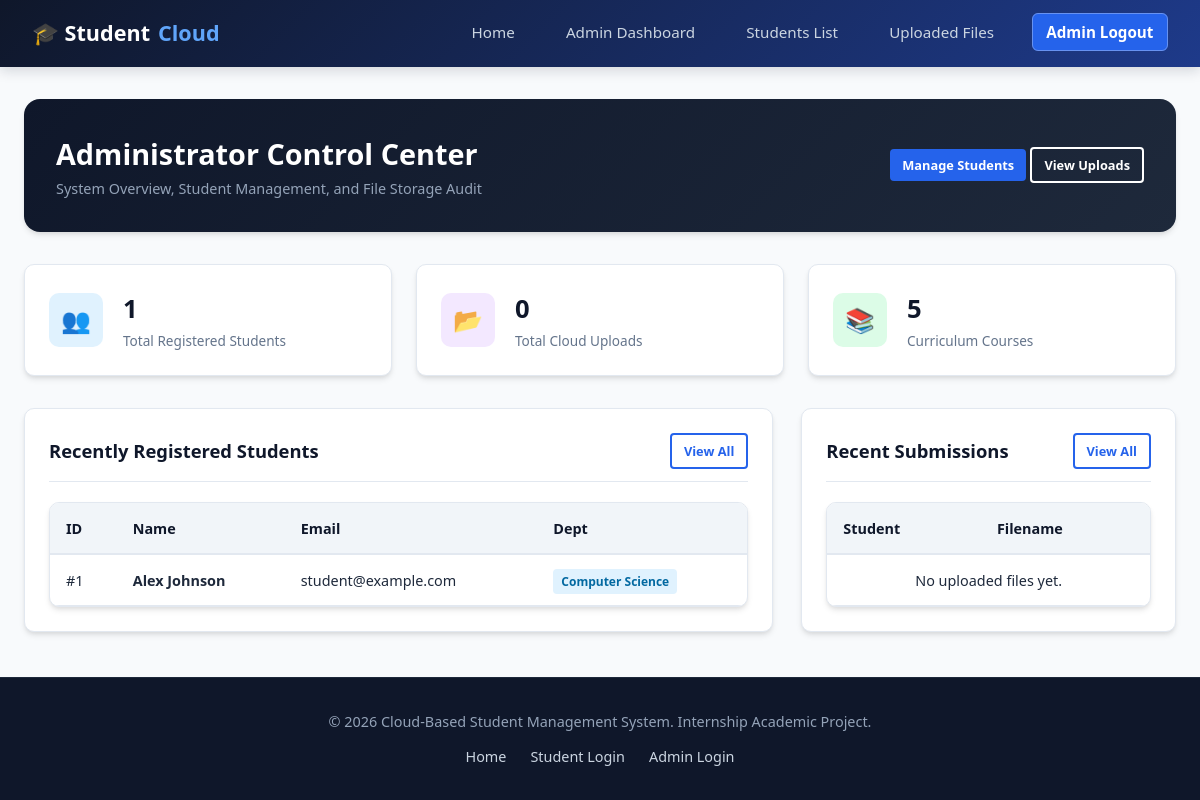
Screenshot of /admin/dashboard (signed in) with the database file from the repository.
### tables this page shows
CREATE TABLE students (
    id INTEGER PRIMARY KEY AUTOINCREMENT,
    name TEXT NOT NULL,
    email TEXT UNIQUE NOT NULL,
    password TEXT NOT NULL,
    department TEXT DEFAULT 'Computer Science',
    year INTEGER DEFAULT 1,
    course TEXT DEFAULT 'B.Tech Computer Science',
    progress INTEGER DEFAULT 0
);

### routes/admin.py (the view)
    def wrapper(*args, **kwargs):
        if session.get('role') != 'admin':
            flash('Administrator authentication required.', 'warning')
            return redirect(url_for('auth.admin_login'))
        return func(*args, **kwargs)

### database/models.py (called while the page is built)
def get_db_connection():
    conn = sqlite3.connect(DB_PATH)
    conn.row_factory = sqlite3.Row
    return conn

def get_all_students():
    conn = get_db_connection()
    students = conn.execute("SELECT * FROM students ORDER BY id DESC").fetchall()
    conn.close()
    return students

def get_all_courses():
    conn = get_db_connection()
    courses = conn.execute("SELECT * FROM courses ORDER BY id ASC").fetchall()
    conn.close()
    return courses

def get_all_uploads():
    conn = get_db_connection()
    query = """
        SELECT u.*, s.name as student_name, s.email as student_email
        FROM uploads u
        JOIN students s ON u.student_id = s.id
        ORDER BY u.upload_date DESC
    """
    uploads = conn.execute(query).fetchall()
    conn.close()
    return uploads

### routes/admin.py (called while the page is built)
def admin_required(func):
    def wrapper(*args, **kwargs):
        if session.get('role') != 'admin':
            flash('Administrator authentication required.', 'warning')
            return redirect(url_for('auth.admin_login'))
        return func(*args, **kwargs)
    wrapper.__name__ = func.__name__
    return wrapper

@admin_bp.route('/admin/dashboard')
@admin_required
def dashboard():
    students = get_all_students()
    uploads = get_all_uploads()
    courses = get_all_courses()
    return render_template(
        'admin_dashboard.html',
        total_students=len(students),
        total_uploads=len(uploads),
        total_courses=len(courses),
        recent_students=students[:5],
        recent_uploads=uploads[:5]
    )

### templates/admin_dashboard.html (shortened to what this page needs)
{% extends "base.html" %}
{% block content %}
<div class="admin-header">
    <div class="admin-title">
        <h1>Administrator Control Center</h1>
        <p>System Overview, Student Management, and File Storage Audit</p>
    </div>
    <div>
        <a href="{{ url_for('admin.students') }}" class="btn btn-primary btn-sm">Manage Students</a>
        <a href="{{ url_for('admin.uploads') }}" class="btn btn-outline btn-sm" style="color: #ffffff; border-color: #ffffff;">View Uploads</a>
    </div>
</div>
<div class="metrics-grid">
    <div class="stat-card">
        <div class="stat-icon" style="background-color: #e0f2fe; color: #0284c7;">👥</div>
        <div class="stat-info">
            <h3>{{ total_students }}</h3>
            <p>Total Registered Students</p>
        </div>
    </div>
    <div class="stat-card">
        <div class="stat-icon" style="background-color: #f3e8ff; color: #9333ea;">📂</div>
        <div class="stat-info">
            <h3>{{ total_uploads }}</h3>
            <p>Total Cloud Uploads</p>
        </div>
    </div>
    <div class="stat-card">
        <div class="stat-icon" style="background-color: #dcfce7; color: #16a34a;">📚</div>
        <div class="stat-info">
            <h3>{{ total_courses }}</h3>
            <p>Curriculum Courses</p>
        </div>
    </div>
</div>
<div class="dashboard-grid">
    <div class="panel-card">
        <div class="panel-header">
            <h3>Recently Registered Students</h3>
            <a href="{{ url_for('admin.students') }}" class="btn btn-outline btn-sm">View All</a>
        </div>
        <div class="table-responsive">
            <table class="data-table">
                <thead>
                    <tr>
                        <th>ID</th>
                        <th>Name</th>
                        <th>Email</th>
                        <th>Dept</th>
                    </tr>
                </thead>
                <tbody>
                    {% for student in recent_students %}
                        <tr>
                            <td>#{{ student['id'] }}</td>
                            <td><strong>{{ student['name'] }}</strong></td>
                            <td>{{ student['email'] }}</td>
                            <td><span class="badge-dept">{{ student['department'] }}</span></td>
                        </tr>
                    {% else %}
                        <tr>
                            <td colspan="4" style="text-align: center;">No students registered yet.</td>
                        </tr>
                    {% endfor %}
                </tbody>
            </table>
        </div>
    </div>
    <div class="panel-card">
        <div class="panel-header">
            <h3>Recent Submissions</h3>
            <a href="{{ url_for('admin.uploads') }}" class="btn btn-outline btn-sm">View All</a>
        </div>
        <div class="table-responsive">
            <table class="data-table">
                <thead>
                    <tr>
                        <th>Student</th>
                        <th>Filename</th>
                    </tr>
                </thead>
                <tbody>
                    {% for upload in recent_uploads %}
                        <tr>
                            <td>{{ upload['student_name'] }}</td>
                            <td><small>{{ upload['filename'] }}</small></td>
                        </tr>
                    {% else %}
                        <tr>
                            <td colspan="2" style="text-align: center;">No uploaded files yet.</td>
                        </tr>
                    {% endfor %}
                </tbody>
            </table>
        </div>
    </div>
</div>
{% endblock %}

### static/css/style.css (style rules this page uses)
:root { --primary-dark: #0f172a; --primary-blue: #1e3a8a; --accent-blue: #2563eb; --light-blue: #3b82f6; --bg-blue-light: #f0f9ff; --bg-gray: #f8fafc; --text-dark: #1e293b; --text-muted: #64748b; --text-light: #ffffff; --border-color: #e2e8f0; --card-shadow: 0 4px 6px -1px rgba(0, 0, 0, 0.1), 0 2px 4px -1px rgba(0, 0, 0, 0.06); --hover-shadow: 0 10px 15px -3px rgba(37, 99, 235, 0.15), 0 4px 6px -2px rgba(37, 99, 235, 0.05); --radius-sm: 6px; --radius-md: 10px; --radius-lg: 16px; --transition: all 0.25s ease-in-out; }
* { box-sizing: border-box; margin: 0; padding: 0; font-family: 'Segoe UI', system-ui, -apple-system, BlinkMacSystemFont, Roboto, sans-serif; }
body { background-color: var(--bg-gray); color: var(--text-dark); display: flex; flex-direction: column; min-height: 100vh; line-height: 1.6; }
.btn { display: inline-block; padding: 0.75rem 1.5rem; font-size: 1rem; font-weight: 600; border-radius: var(--radius-sm); text-decoration: none; cursor: pointer; border: none; transition: var(--transition); text-align: center; }
.btn-primary { background-color: var(--accent-blue); color: var(--text-light); }
.btn-outline { background-color: transparent; border: 2px solid var(--accent-blue); color: var(--accent-blue); }

### static/css/dashboard.css (style rules this page uses)
.metrics-grid { display: grid; grid-template-columns: repeat(auto-fit, minmax(230px, 1fr)); gap: 1.5rem; margin-bottom: 2rem; }
.stat-card { background-color: #ffffff; padding: 1.5rem; border-radius: var(--radius-md); border: 1px solid var(--border-color); box-shadow: var(--card-shadow); display: flex; align-items: center; gap: 1.25rem; }
.stat-icon { width: 54px; height: 54px; border-radius: var(--radius-md); background-color: var(--bg-blue-light); color: var(--accent-blue); display: flex; align-items: center; justify-content: center; font-size: 1.5rem; font-weight: bold; }
.stat-info h3 { font-size: 1.6rem; color: var(--primary-dark); font-weight: 700; }
.stat-info p { font-size: 0.85rem; color: var(--text-muted); }
.dashboard-grid { display: grid; grid-template-columns: 2fr 1fr; gap: 1.75rem; }
.panel-card { background: #ffffff; padding: 1.5rem; border-radius: var(--radius-md); border: 1px solid var(--border-color); box-shadow: var(--card-shadow); }
.panel-header { display: flex; justify-content: space-between; align-items: center; margin-bottom: 1.25rem; padding-bottom: 0.75rem; border-bottom: 1px solid var(--border-color); }
.panel-header h3 { font-size: 1.15rem; color: var(--primary-dark); }

### static/css/admin.css (style rules this page uses)
.admin-header { background: linear-gradient(135deg, #0f172a 0%, #1e293b 100%); color: #ffffff; padding: 2rem; border-radius: var(--radius-lg); margin-bottom: 2rem; box-shadow: var(--card-shadow); display: flex; justify-content: space-between; align-items: center; flex-wrap: wrap; gap: 1rem; }
.admin-title h1 { font-size: 1.8rem; font-weight: 700; }
.admin-title p { color: #94a3b8; font-size: 0.9rem; }
.table-responsive { width: 100%; overflow-x: auto; background: #ffffff; border-radius: var(--radius-md); border: 1px solid var(--border-color); box-shadow: var(--card-shadow); }
.data-table { width: 100%; border-collapse: collapse; text-align: left; font-size: 0.9rem; }
.data-table th { background-color: #f1f5f9; color: var(--primary-dark); padding: 0.85rem 1rem; font-weight: 600; border-bottom: 2px solid var(--border-color); white-space: nowrap; }
.data-table td { padding: 0.85rem 1rem; border-bottom: 1px solid var(--border-color); color: var(--text-dark); vertical-align: middle; }
.btn-sm { padding: 0.35rem 0.75rem; font-size: 0.8rem; border-radius: 4px; }
.badge-dept { background-color: #e0f2fe; color: #0369a1; padding: 0.25rem 0.5rem; border-radius: 4px; font-size: 0.75rem; font-weight: 600; }

### rows the page displays
students: id "1", name "Alex Johnson", email "student@example.com", department "Computer Science"

### other values shown
{{ total_students }} "1"
{{ total_uploads }} "0"
{{ total_courses }} "5"
